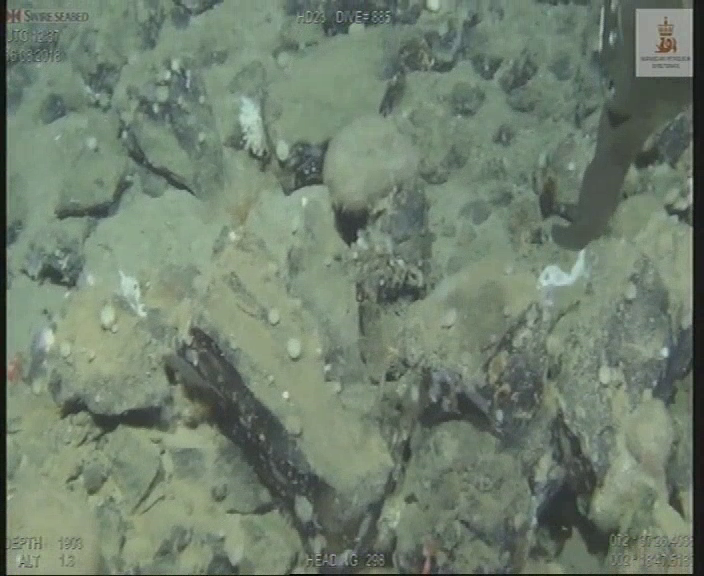
#> input picture 2018/SD/test-images/1_2018_SD_close.png, 704 x 576 px; its folder holds only this picture in this run
$ python -i plot_toolbox.py   (imports and definitions only)
#> lines starting #> are read from the running program, lines starting #| are printed output that depends on the picture
#!/usr/bin/env python3
# -*- coding: utf-8 -*-
"""
Utilities: Functions/Methods frequently used
Mostly plotting
"""
# import packages
import math
import numpy as np
import matplotlib.pyplot as plt

from PIL import Image
import cv2

from restoration_toolbox import *

#######################################################################
# NORMAL PLOTS
#######################################################################
# [133 lines left out: functions plot_image, plot_gray_image, plot_histogram, plot_image_list, plot_original_and_processed, visualize_images_and_histograms and 2 more, not called in this run]


>>> import cv2
>>> picture = cv2.imread('2018/SD/test-images/1_2018_SD_close.png')
#> picture is the input picture: shape (576, 704, 3); mean B, G, R 109.9, 126.8, 112
>>> result = plot_hist_rgb(picture)
#> in plot_hist_rgb, `r, g, b = cv2.split(image_rgb)`:
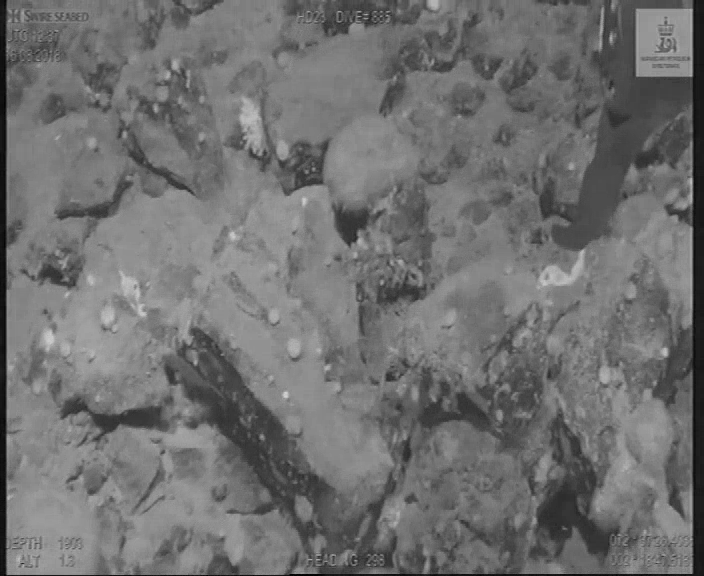
#> r: shape (576, 704); min 0, max 209, mean 112
#> in plot_hist_rgb, `r, g, b = cv2.split(image_rgb)`:
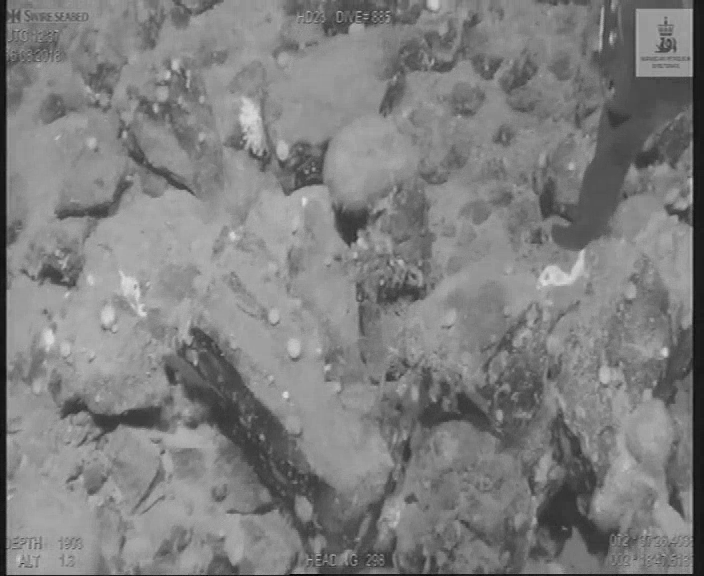
#> g: shape (576, 704); min 0, max 223, mean 126.8
#> in plot_hist_rgb, `plt.show()`:
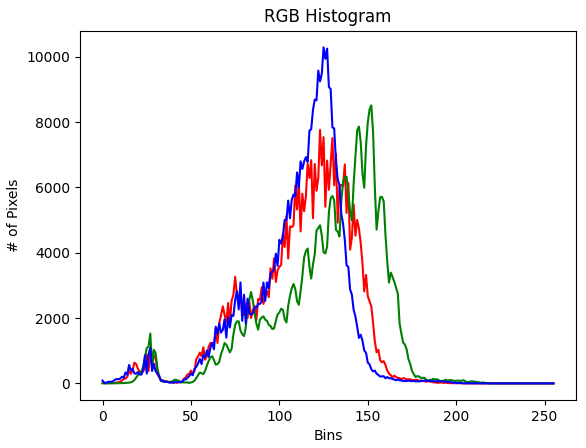
#> figure drawn by matplotlib, 1 panel; curve peaks at x = 123, y = 7760; curve peaks at x = 152, y = 8510; curve peaks at x = 125, y = 10287

$ run again, on 2018/SD/test-images/2_2018_SD_medium.png
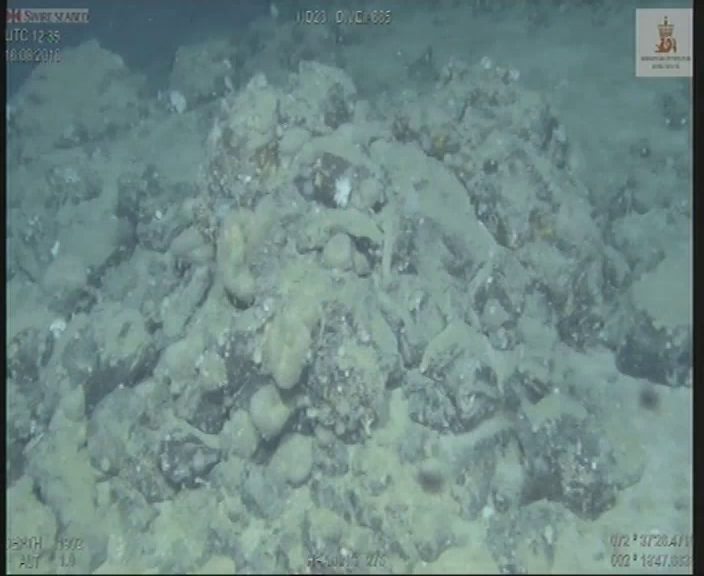
#> input picture 2018/SD/test-images/2_2018_SD_medium.png, 704 x 576 px
#> picture is the input picture: shape (576, 704, 3); mean B, G, R 133.8, 136.5, 110.6
#> in plot_hist_rgb, `r, g, b = cv2.split(image_rgb)`:
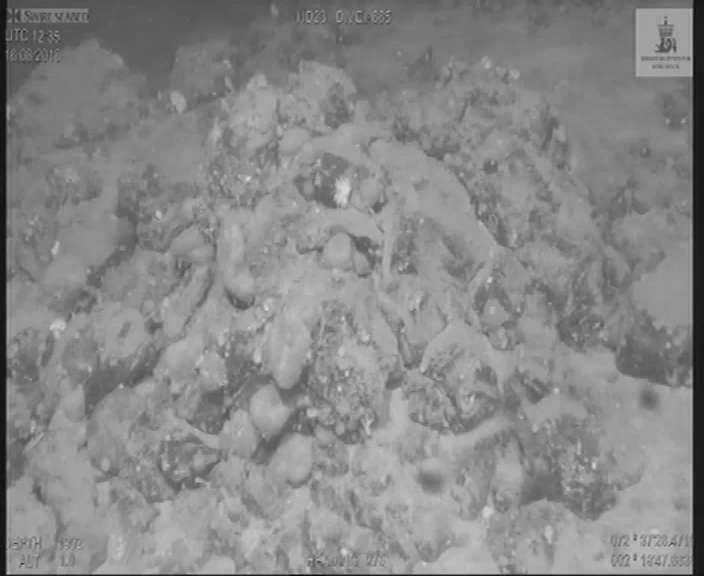
#> g: shape (576, 704); min 5, max 218, mean 136.5
#> in plot_hist_rgb, `plt.show()`:
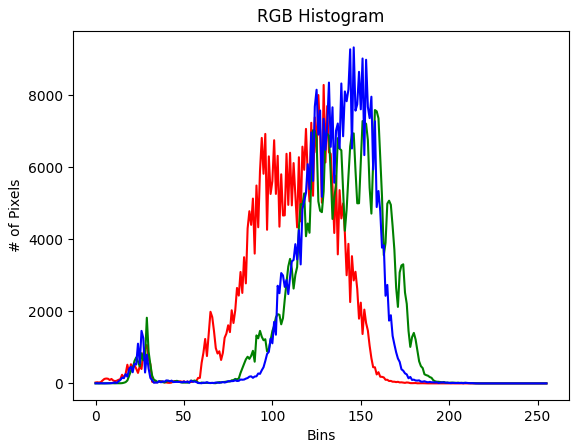
#> figure drawn by matplotlib, 1 panel; curve peaks at x = 129, y = 8280; curve peaks at x = 158, y = 7584; curve peaks at x = 146, y = 9322

$ run again, on 2018/SD/test-images/3_2018_SD_blue_close.png
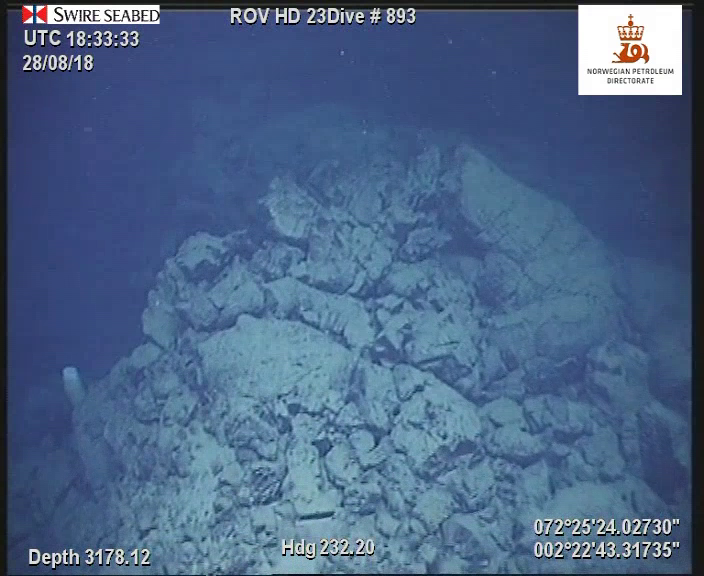
#> input picture 2018/SD/test-images/3_2018_SD_blue_close.png, 704 x 576 px
#> picture is the input picture: shape (576, 704, 3); mean B, G, R 134.7, 100.5, 75.6
#> in plot_hist_rgb, `r, g, b = cv2.split(image_rgb)`:
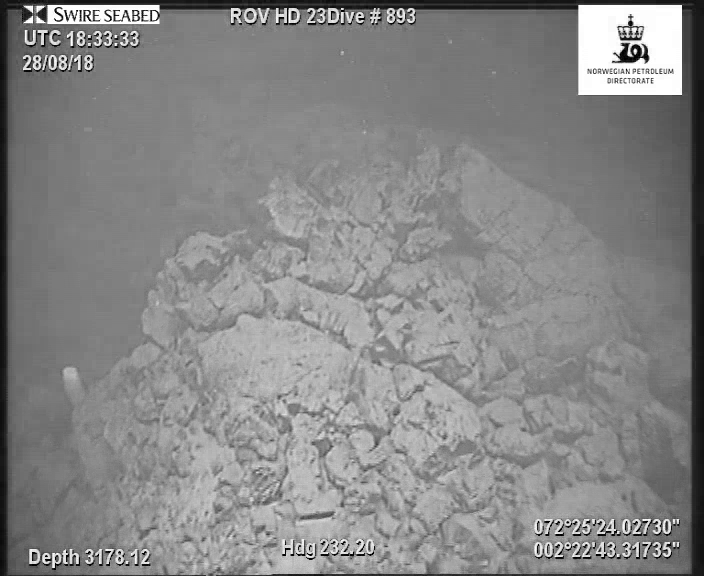
#> b: shape (576, 704); min 0, max 255, mean 134.7
#> in plot_hist_rgb, `plt.show()`:
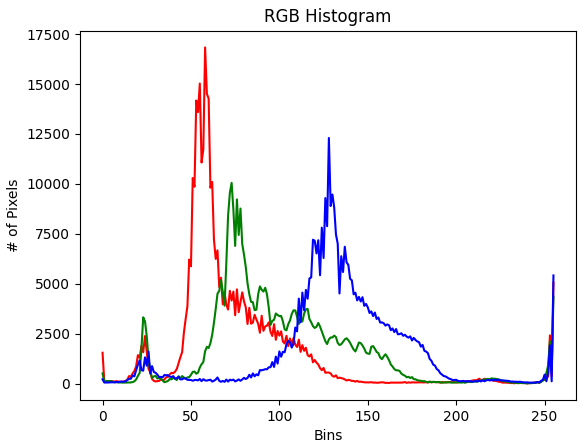
#> figure drawn by matplotlib, 1 panel; curve peaks at x = 58, y = 16838; curve peaks at x = 73, y = 10054; curve peaks at x = 128, y = 12301
